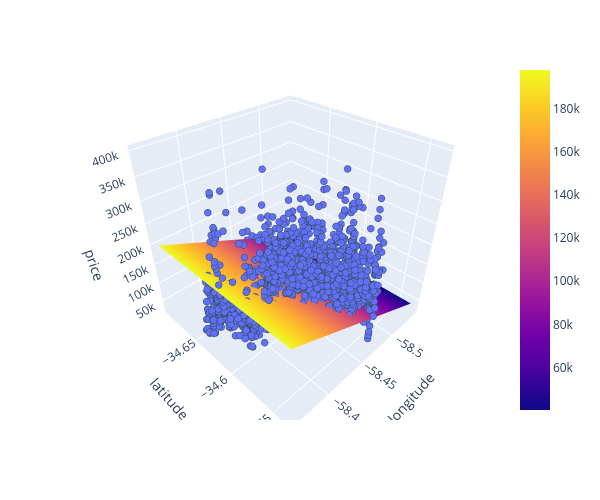

Notebook code cell kept with this figure:
### Markdown cell above
**Task22:** Complete the code below to create a 3D scatter plot, with "lon" on the x-axis, "lat" on the y-axis, and "price_aprox_usd" on the z-axis.

### Code cell
#Create a 3D scatter plot
fig = px.scatter_3d(
    df,
    x="lon",
    y="lat",
    z="price_aprox_usd",
    labels={"lon": "longitude",
           "lat": "latitude",
           "price_aprox_usd": "price"},
    width=600,
    height=500,
)

# Create x and y coordinates for model representation
x_plane = np.linspace(df["lon"].min(), df["lon"].max(), 10)
y_plane = np.linspace(df["lat"].min(), df["lat"].max(), 10)
xx, yy = np.meshgrid(x_plane, y_plane)

# Use model to predict z coordinates
z_plane = model.predict(pd.DataFrame({"lon": x_plane, "lat": y_plane}))
zz = np.tile(z_plane, (10, 1))

# Add plane to figure
fig.add_trace(go.Surface(x=xx, y=yy, z=zz))

# Refine formatting
fig.update_traces(
    marker={"size": 4, "line": {"width": 2, "color": "DarkSlateGrey"}},
    selector={"mode": "markers"},
)

# Display figure
fig.show()

### Figure 1 — Plotly figure (JSON) as saved in the notebook; plotly's stock layout.template omitted (floating-point values rounded to 4 significant figures; data arrays with more than 128 entries replaced by an {"elided": "..."} marker saying what was removed)
{"data": [{"hovertemplate": "longitude=%{x}<br>latitude=%{y}<br>price=%{z}<extra></extra>", "legendgroup": "", "marker": {"color": "#636efa", "line": {"color": "DarkSlateGrey", "width": 2}, "size": 4, "symbol": "circle"}, "mode": "markers", "name": "", "scene": "scene", "showlegend": false, "type": "scatter3d", "x": {"elided": "2658 float values"}, "y": {"elided": "2658 float values"}, "z": {"elided": "2658 float values"}}, {"type": "surface", "x": [[-58.54, -58.52, -58.5, -58.48, -58.46, -58.44, -58.42, -58.4, -58.38, -58.36], [-58.54, -58.52, -58.5, -58.48, -58.46, -58.44, -58.42, -58.4, -58.38, -58.36], [-58.54, -58.52, -58.5, -58.48, -58.46, -58.44, -58.42, -58.4, -58.38, -58.36], [-58.54, -58.52, -58.5, -58.48, -58.46, -58.44, -58.42, -58.4, -58.38, -58.36], [-58.54, -58.52, -58.5, -58.48, -58.46, -58.44, -58.42, -58.4, -58.38, -58.36], [-58.54, -58.52, -58.5, -58.48, -58.46, -58.44, -58.42, -58.4, -58.38, -58.36], [-58.54, -58.52, -58.5, -58.48, -58.46, -58.44, -58.42, -58.4, -58.38, -58.36], [-58.54, -58.52, -58.5, -58.48, -58.46, -58.44, -58.42, -58.4, -58.38, -58.36], [-58.54, -58.52, -58.5, -58.48, -58.46, -58.44, -58.42, -58.4, -58.38, -58.36], [-58.54, -58.52, -58.5, -58.48, -58.46, -58.44, -58.42, -58.4, -58.38, -58.36]], "y": [[-34.69, -34.69, -34.69, -34.69, -34.69, -34.69, -34.69, -34.69, -34.69, -34.69], [-34.68, -34.68, -34.68, -34.68, -34.68, -34.68, -34.68, -34.68, -34.68, -34.68], [-34.66, -34.66, -34.66, -34.66, -34.66, -34.66, -34.66, -34.66, -34.66, -34.66], [-34.64, -34.64, -34.64, -34.64, -34.64, -34.64, -34.64, -34.64, -34.64, -34.64], [-34.62, -34.62, -34.62, -34.62, -34.62, -34.62, -34.62, -34.62, -34.62, -34.62], [-34.61, -34.61, -34.61, -34.61, -34.61, -34.61, -34.61, -34.61, -34.61, -34.61], [-34.59, -34.59, -34.59, -34.59, -34.59, -34.59, -34.59, -34.59, -34.59, -34.59], [-34.57, -34.57, -34.57, -34.57, -34.57, -34.57, -34.57, -34.57, -34.57, -34.57], [-34.55, -34.55, -34.55, -34.55, -34.55, -34.55, -34.55, -34.55, -34.55, -34.55], [-34.54, -34.54, -34.54, -34.54, -34.54, -34.54, -34.54, -34.54, -34.54, -34.54]], "z": [[40320.0, 57810.0, 75300.0, 92790.0, 110300.0, 127800.0, 145300.0, 162800.0, 180300.0, 197700.0], [40320.0, 57810.0, 75300.0, 92790.0, 110300.0, 127800.0, 145300.0, 162800.0, 180300.0, 197700.0], [40320.0, 57810.0, 75300.0, 92790.0, 110300.0, 127800.0, 145300.0, 162800.0, 180300.0, 197700.0], [40320.0, 57810.0, 75300.0, 92790.0, 110300.0, 127800.0, 145300.0, 162800.0, 180300.0, 197700.0], [40320.0, 57810.0, 75300.0, 92790.0, 110300.0, 127800.0, 145300.0, 162800.0, 180300.0, 197700.0], [40320.0, 57810.0, 75300.0, 92790.0, 110300.0, 127800.0, 145300.0, 162800.0, 180300.0, 197700.0], [40320.0, 57810.0, 75300.0, 92790.0, 110300.0, 127800.0, 145300.0, 162800.0, 180300.0, 197700.0], [40320.0, 57810.0, 75300.0, 92790.0, 110300.0, 127800.0, 145300.0, 162800.0, 180300.0, 197700.0], [40320.0, 57810.0, 75300.0, 92790.0, 110300.0, 127800.0, 145300.0, 162800.0, 180300.0, 197700.0], [40320.0, 57810.0, 75300.0, 92790.0, 110300.0, 127800.0, 145300.0, 162800.0, 180300.0, 197700.0]]}], "layout": {"height": 500, "legend": {"tracegroupgap": 0}, "margin": {"t": 60}, "scene": {"domain": {"x": [0, 1], "y": [0, 1]}, "xaxis": {"title": {"text": "longitude"}}, "yaxis": {"title": {"text": "latitude"}}, "zaxis": {"title": {"text": "price"}}}, "width": 600}}
